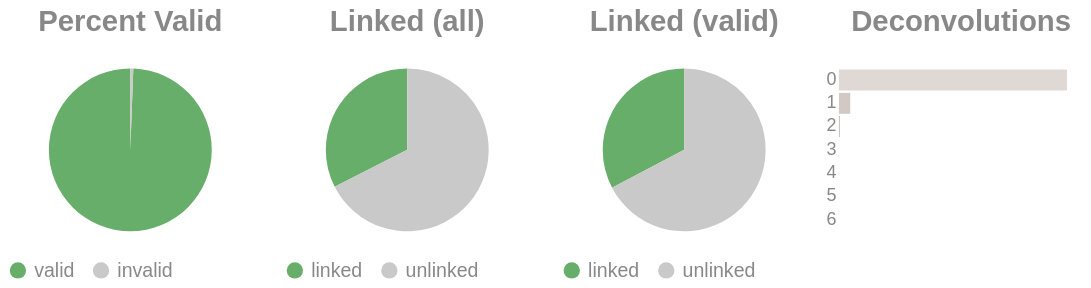

Notebook code for this chart:
### Code cell
if SKIPLR:
    pass
else:
    clash = Counter()
    for i in valids['molecule'].to_list():
        _mol = i.split("-")
        if len(_mol) == 1:
            clash.update('0')
        else:
            clash.update(_mol[-1])

    _d = {"deconvolutions": [], 'count': []}
    for k,v in clash.items():
        _d['deconvolutions'].append(k)
        _d['count'].append(v)

    tot_valid = valids['reads'].sum()
    mask = valids['reads'] >= 2
    n_linked_reads = valids.filter(mask)['reads'].sum()
    if n_linked_reads == 0:
        print_html("No linked molecules (>=2 reads) were detected; skipping linked-only distributions.")
        SKIPLR = True
    else:
        perc_valid = round(tot_valid / n_reads, 4)
        linked_perc_abs = round(n_linked_reads / n_reads, 4)
        linked_perc = round(n_linked_reads / tot_valid, 4)

    _valid = pl.DataFrame({"valids": ['valid', 'invalid'], "count": [tot_valid, n_reads - tot_valid]})
    _linked_abs = pl.DataFrame({"linked (absolute)": ['linked', 'unlinked'], "count": [n_linked_reads, n_reads - n_linked_reads]})
    _linked_rel = pl.DataFrame({"linked (valids)": ['linked', 'unlinked'], "count": [n_linked_reads, tot_valid - n_linked_reads]})

    (
        alt.hconcat(
            piechart(_valid, goodval = 'valid', title = "Percent Valid"),
            piechart(_linked_abs, goodval = "linked", title =  "Linked (all)"),
            piechart(_linked_rel, goodval = "linked", title =  "Linked (valid)"),
            convolutionbar(pl.DataFrame(_d), title = "Deconvolutions"),
            center = True,
            bounds = 'flush'
        )
        .resolve_scale(color='independent')
        .resolve_legend('independent')
        .properties(usermeta={'embedOptions': {"actions": False}})
    ).display()

### Figure 1 — Vega-Lite specification as saved in the notebook (floating-point values rounded to 4 significant figures)
{"width": "container", "height": 400, "config": {"title": {"anchor": "start", "dy": -15, "fontSize": 18, "color": "#888888", "subtitleColor": "#888888", "subtitleFontSize": 14}, "arc": {"fill": "#0072B2"}, "axis": {"domainColor": "#888888", "domainWidth": 0.5, "gridWidth": 0.2, "grid": false, "titleFontWeight": 400, "titleFontSize": 15, "labelFontSize": 11, "labelColor": "#888888", "tickColor": "#888888", "tickWidth": 0.2, "titleColor": "#888888"}, "axisBand": {"grid": false}, "axisX": {"grid": true, "tickSize": 10, "domainCap": "round"}, "axisY": {"domain": false, "grid": true, "tickSize": 0, "domainCap": "round"}, "background": "transparent", "header": {"labelFontSize": 15, "labelColor": "#888888", "titleFontSize": 15, "titleFontWeight": 600, "titleColor": "#888888"}, "legend": {"labelFont": "sans-serif", "labelFontSize": 12, "labelColor": "#888888", "symbolSize": 100, "symbolType": "circle", "titleFontSize": 12, "titlePadding": 10, "titleColor": "#888888", "title": null}, "range": {"category": ["#E69F00", "#56B4E9", "#009E73", "#F0E442", "#0072B2", "#D55E00", "#CC79A7", "#000000"], "diverging": ["#cfe8f3", "#a2d4ec", "#73bfe2", "#46abdb", "#1696d2", "#12719e"]}, "area": {"fill": "#0072B2", "fillOpacity": 0.7, "line": true, "strokeOpacity": 0.7}, "line": {"color": "#0072B2", "stroke": "#0072B2", "strokeWidth": 2}, "trail": {"color": "#0072B2", "stroke": "#0072B2", "strokeWidth": 0, "size": 1}, "point": {"filled": true, "fillOpacity": 1.0, "size": 95}, "text": {"color": "#888888", "fontSize": 11, "align": "right", "fontWeight": 400, "size": 11}, "bar": {"fill": "#0072B2", "stroke": null}, "view": {"stroke": null, "continuousWidth": 660, "continuousHeight": 400}}, "hconcat": [{"data": {"name": "data-534c7847cc59aa29b8d4491b407e68bf"}, "mark": {"type": "arc"}, "encoding": {"color": {"field": "valids", "legend": {"orient": "bottom", "title": null}, "scale": {"domain": ["valid", "invalid"], "range": ["#68ae6b", "#C9C9C9"]}, "title": "Valids", "type": "nominal"}, "theta": {"field": "count", "type": "quantitative"}, "tooltip": [{"field": "valids", "title": "Valids", "type": "ordinal"}, {"field": "percent", "format": ".2%", "title": "Percent", "type": "quantitative"}, {"field": "count", "title": "Count", "type": "quantitative"}]}, "height": 100, "title": {"text": "Percent Valid", "align": "center", "anchor": "middle"}, "transform": [{"calculate": "datum.count / 9935186", "as": "percent"}], "width": 150}, {"data": {"name": "data-8e22b2cffe371de82021d028e99ba1d3"}, "mark": {"type": "arc"}, "encoding": {"color": {"field": "linked (absolute)", "legend": {"orient": "bottom", "title": null}, "scale": {"domain": ["linked", "unlinked"], "range": ["#68ae6b", "#C9C9C9"]}, "title": "Linked (Absolute)", "type": "nominal"}, "theta": {"field": "count", "type": "quantitative"}, "tooltip": [{"field": "linked (absolute)", "title": "Linked (Absolute)", "type": "ordinal"}, {"field": "percent", "format": ".2%", "title": "Percent", "type": "quantitative"}, {"field": "count", "title": "Count", "type": "quantitative"}]}, "height": 100, "title": {"text": "Linked (all)", "align": "center", "anchor": "middle"}, "transform": [{"calculate": "datum.count / 9935186", "as": "percent"}], "width": 150}, {"data": {"name": "data-efe50ae51fb113bc0e581d30c77f44ab"}, "mark": {"type": "arc"}, "encoding": {"color": {"field": "linked (valids)", "legend": {"orient": "bottom", "title": null}, "scale": {"domain": ["linked", "unlinked"], "range": ["#68ae6b", "#C9C9C9"]}, "title": "Linked (Valids)", "type": "nominal"}, "theta": {"field": "count", "type": "quantitative"}, "tooltip": [{"field": "linked (valids)", "title": "Linked (Valids)", "type": "ordinal"}, {"field": "percent", "format": ".2%", "title": "Percent", "type": "quantitative"}, {"field": "count", "title": "Count", "type": "quantitative"}]}, "height": 100, "title": {"text": "Linked (valid)", "align": "center", "anchor": "middle"}, "transform": [{"calculate": "datum.count / 9876717", "as": "percent"}], "width": 150}, {"data": {"name": "data-996e668eb6f9cc291232af7100d9b8e5"}, "mark": {"type": "bar"}, "encoding": {"color": {"field": "deconvolutions", "legend": null, "scale": {"scheme": "lightgreyred"}, "type": "nominal"}, "tooltip": [{"field": "deconvolutions", "title": "Deconvolutions", "type": "ordinal"}, {"field": "percent", "format": ".2%", "title": "Percent", "type": "quantitative"}, {"field": "count", "title": "Count", "type": "quantitative"}], "x": {"axis": null, "field": "count", "type": "quantitative"}, "y": {"field": "deconvolutions", "sort": "ascending", "title": null, "type": "nominal"}}, "height": 100, "title": {"text": "Deconvolutions", "align": "center", "anchor": "middle"}, "transform": [{"calculate": "datum.count / 7870340", "as": "percent"}], "width": 150}], "bounds": "flush", "center": true, "resolve": {"legend": {"angle": "independent"}, "scale": {"color": "independent"}}, "usermeta": {"embedOptions": {"actions": false}}, "$schema": "https://vega.github.io/schema/vega-lite/v6.1.0.json", "datasets": {"data-534c7847cc59aa29b8d4491b407e68bf": [{"valids": "valid", "count": 9876717}, {"valids": "invalid", "count": 58469}], "data-8e22b2cffe371de82021d028e99ba1d3": [{"linked (absolute)": "linked", "count": 3229342}, {"linked (absolute)": "unlinked", "count": 6705844}], "data-efe50ae51fb113bc0e581d30c77f44ab": [{"linked (valids)": "linked", "count": 3229342}, {"linked (valids)": "unlinked", "count": 6647375}], "data-996e668eb6f9cc291232af7100d9b8e5": [{"deconvolutions": "0", "count": 7466873}, {"deconvolutions": "1", "count": 370443}, {"deconvolutions": "2", "count": 29778}, {"deconvolutions": "3", "count": 2917}, {"deconvolutions": "4", "count": 286}, {"deconvolutions": "5", "count": 40}, {"deconvolutions": "6", "count": 3}]}}
